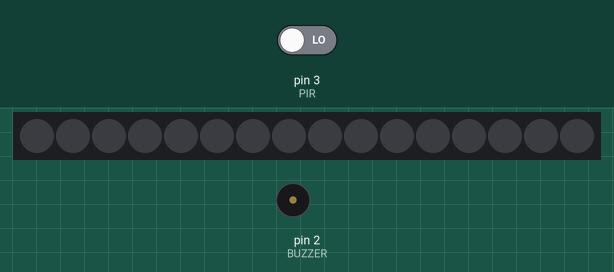
Recording of a sketch running on a simulated Arduino Uno, built with avr-gcc and run on an emulated ATmega328P. Shown: 16 RGB LEDs in strip order, left to right, buzzer (waves = sounding, pin HIGH). The test bench sets the inputs (shaded band); at power-on: pin 3 (PIR) LOW.

Above: at 1.2 s.
1.3 s: pin 3 (PIR) driven HIGH
At 1.51 s:
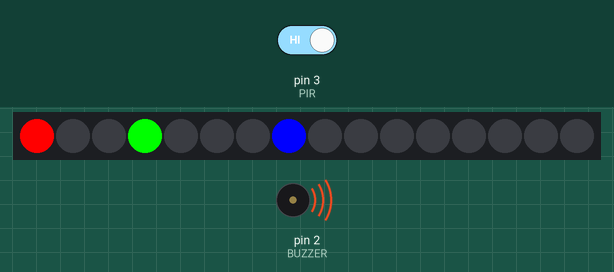
2.9 s: pin 3 (PIR) driven LOW
At 4.0 s:
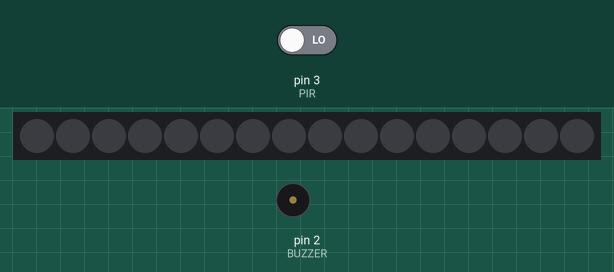
Timing chart, 0 to 5.9 s (numbered marks = the images above; inputs shaded):
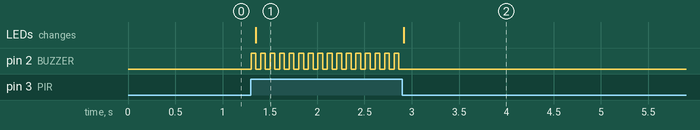

Measured:
- after the input at 1.3 s, pin 2 (BUZZER): alternates HIGH for 0.05 s and LOW for 0.05 s, starting at once; the LEDs: change after 0.05 s (image 1)
- after the input at 2.9 s, pin 2 (BUZZER): stops changing and stays LOW; the LEDs: change at once (image 2)

The sketch:

ConfArtBlink.ino
```cpp
// 16 Giugno 2015 - FabLab Romagna

#include <IRremote.h>
#include <Adafruit_NeoPixel.h>

#define PIR 3
#define BUZZER 2
#define IR 4

#define PIXEL_PIN    5    // Digital IO pin connected to the NeoPixels.
#define PIXEL_COUNT 16

uint32_t nero = 0x00000000;
uint32_t rosso = 0x00FF0000;
uint32_t verde = 0x0000FF00;
uint32_t blu = 0x000000FF;

IRrecv telecomando(IR);
decode_results valoreLetto;
bool armed;
Adafruit_NeoPixel strip = Adafruit_NeoPixel(PIXEL_COUNT, PIXEL_PIN, NEO_GRB + NEO_KHZ800);


void setup() {
  // put your setup code here, to run once:
  pinMode( BUZZER , OUTPUT );
  pinMode( PIR , INPUT );

  Serial.begin( 9600 );
  //telecomando.enableIRIn(); // Start the receiver
  strip.begin();
  strip.show(); // Initialize all pixels to 'off'

  armed = true;
}

// put your main code here, to run repeatedly:
void loop() {

  //  il codice del tasto 1 è: 9716BE3F (2534850111 dec)
  //  il codice del tasto 0 è: C101E57B (3238126971 dec)

  /*if ( telecomando.decode(&valoreLetto) ) {
    Serial.println(valoreLetto.value, DEC);

    if ( valoreLetto.value == 2534850111 )
       armed = true;

    if ( valoreLetto.value == 3238126971 )
       armed = false;

    telecomando.resume(); // Receive the next value
  } */

  if ( armed ) {

    int stato = digitalRead( PIR );

    if( stato == 1 )
    {
      digitalWrite( BUZZER, HIGH );
      delay( 50 );

      strip.setPixelColor(0, rosso);
      strip.setPixelColor(3, verde);
      strip.setPixelColor(7, blu);

      strip.show();

      digitalWrite( BUZZER, LOW );
      delay( 50 );

    }
    else
    {
      strip.setPixelColor(0, nero);
      strip.setPixelColor(3, nero);
      strip.setPixelColor(7, nero);
      strip.show();
    }
  }
  else
  {
    strip.setPixelColor(0, nero);
    strip.show();
  }
}
```
